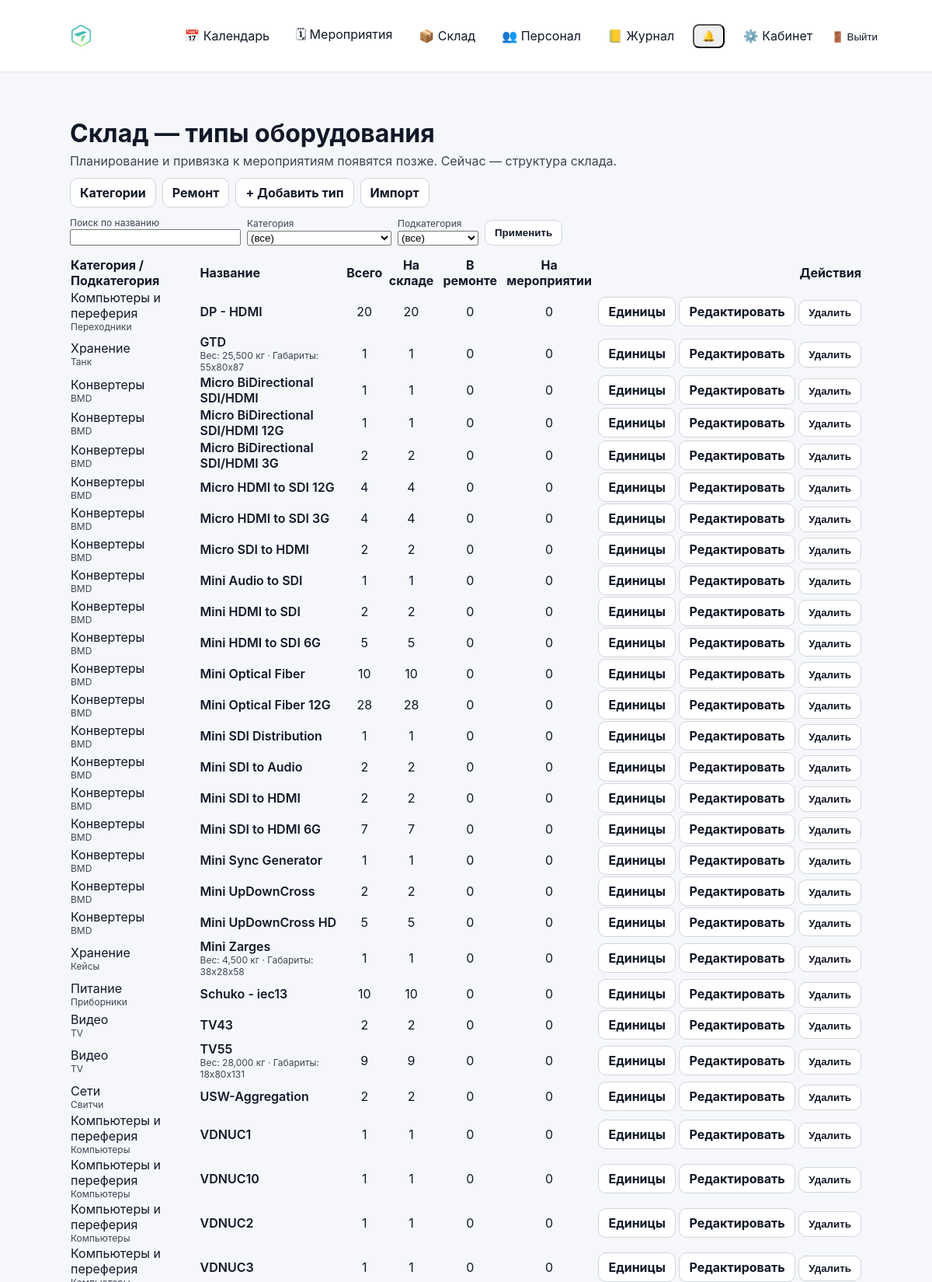
The page /warehouse/ (signed in, upper part) on the database its author committed.
### inventory/models.py (models this page shows, shortened)
class StockEquipmentType(models.Model):
    name = models.CharField(max_length=255)
    category = models.ForeignKey(StockCategory, on_delete=models.PROTECT)
    subcategory = models.ForeignKey(
        StockSubcategory,
        on_delete=models.PROTECT,
        null=True,
        blank=True
    )
    power_w = models.PositiveIntegerField(
        null=True,
        blank=True,
        verbose_name="Потребляемая мощность (Вт)"
    )
    dimensions_mm = models.CharField(
        max_length=100,
        null=True,
        blank=True,
        verbose_name="Габариты (мм)"
    )
    weight_kg = models.DecimalField(
        max_digits=6,
        decimal_places=2,
        null=True,
        blank=True,
        verbose_name="Вес (кг)"
    )
    name = models.CharField(max_length=200)
    description = models.TextField(blank=True)
    weight_kg = models.DecimalField(max_digits=8, decimal_places=3, null=True, blank=True)
    width_mm = models.PositiveIntegerField(null=True, blank=True)
    height_mm = models.PositiveIntegerField(null=True, blank=True)
    depth_mm = models.PositiveIntegerField(null=True, blank=True)
    power_watt = models.PositiveIntegerField(null=True, blank=True)
    is_active = models.BooleanField(default=True)
    created_at = models.DateTimeField(auto_now_add=True)
    class Meta:
        verbose_name = "Тип оборудования склада"
        verbose_name_plural = "Типы оборудования склада"
        unique_together = ("category", "subcategory", "name")
        ordering = ["category__name", "subcategory__name", "name", "id"]

class StockCategory(models.Model):
    name = models.CharField(max_length=100, unique=True)
    class Meta:
        verbose_name = "Категория склада"
        verbose_name_plural = "Категории склада"
        ordering = ["name", "id"]

class StockSubcategory(models.Model):
    category = models.ForeignKey(StockCategory, on_delete=models.PROTECT, related_name="subcategories")
    name = models.CharField(max_length=100)
    class Meta:
        verbose_name = "Подкатегория склада"
        verbose_name_plural = "Подкатегории склада"
        unique_together = ("category", "name")
        ordering = ["category__name", "name", "id"]

### inventory/warehouse_types_views.py (the view)
# urls.py: path("warehouse/", warehouse_types_views.stock_type_list_view, name="stock_type_list"),
@login_required
def stock_type_list_view(request):
    if not can_view_stock(request.user):
        return _forbidden()
    category_id = request.GET.get("category") or ""
    subcategory_id = request.GET.get("subcategory") or ""
    q = (request.GET.get("q") or "").strip()
    types = StockEquipmentType.objects.select_related("category", "subcategory").all()
    if category_id.isdigit():
        types = types.filter(category_id=int(category_id))
    if subcategory_id.isdigit():
        types = types.filter(subcategory_id=int(subcategory_id))
    if q:
        types = types.filter(name__icontains=q)
    item_counts = (
        StockEquipmentItem.objects
        .values("equipment_type_id")
        .annotate(
            total=Count("id"),
            on_stock=Count("id", filter=Q(status=StockEquipmentItem.STATUS_STORAGE)),
            in_repair=Count("id", filter=Q(status=StockEquipmentItem.STATUS_REPAIR)),
            on_event=Count("id", filter=Q(status=StockEquipmentItem.STATUS_EVENT)),
        )
    )
    counts_map = {row["equipment_type_id"]: row for row in item_counts}
    categories = StockCategory.objects.all().order_by("name")
    subcategories = StockSubcategory.objects.all().order_by("name")
    if category_id.isdigit():
        subcategories = subcategories.filter(category_id=int(category_id))
    return render(
        request,
        "inventory/warehouse/types_list.html",
        {
            "types": types.order_by("name"),
            "categories": categories,
            "subcategories": subcategories,
            "category_id": category_id,
            "subcategory_id": subcategory_id,
            "q": q,
            "counts_map": counts_map,
            "can_manage": _can_manage(request.user),
        },
    )

### accounts/context_processors.py (called while the page is built)
def authz_flags(request):
    user = getattr(request, "user", None)
    return {
        "can_manage_staff": can_manage_staff(user),
        "can_edit_event_card": can_edit_event_card(user),
        "can_edit_event_equipment": can_edit_event_equipment(user),
        "can_edit_inventory": can_edit_inventory(user),
        "can_view_stock": can_view_stock(user),
    }

### accounts/permissions.py (called while the page is built)
def _ok(user) -> bool:
    return bool(user and user.is_authenticated)

def is_super(user) -> bool:
    return bool(_ok(user) and getattr(user, "is_superuser", False))

def can_manage_staff(user) -> bool:
    return is_super(user) or (_ok(user) and user.has_perm("accounts.manage_staff"))

def can_edit_inventory(user) -> bool:
    return is_super(user) or (_ok(user) and user.has_perm("inventory.manage_inventory"))

def can_view_stock(user) -> bool:
    return is_super(user) or (_ok(user) and (user.has_perm("inventory.manage_inventory") or user.has_perm("events.edit_event_card")))

def can_edit_event_card(user) -> bool:
    return is_super(user) or (_ok(user) and user.has_perm("events.edit_event_card"))

def can_edit_event_equipment(user) -> bool:
    return is_super(user) or (_ok(user) and user.has_perm("events.edit_event_equipment"))

### inventory/templatetags/inventory_extras.py (called while the page is built, shortened)
@register.filter(name="get_item")
def get_item(mapping, key):
    if mapping is None:
        return None
    try:
        return mapping.get(key)
    except Exception:
        pass

### inventory/warehouse_types_views.py (called while the page is built)
def _can_manage(user) -> bool:
    return can_edit_inventory(user)

### inventory/templates/inventory/warehouse/types_list.html (shortened to what this page needs)
{% extends 'base.html' %}
{% load static %}
{% load inventory_extras %}
{% block content %}
<div class="container" style="max-width: 1200px;">
  <h1 style="margin-bottom:6px;">Склад — типы оборудования</h1>
  <div style="opacity:.8; margin-bottom:12px;">Планирование и привязка к мероприятиям появятся позже. Сейчас — структура склада.</div>
  <div style="display:flex; gap:8px; flex-wrap:wrap; align-items:center; margin-bottom:12px;">
    <a class="btn" href="/warehouse/categories/">Категории</a>
    <a class="btn" href="/warehouse/repairs/">Ремонт</a>
    {% if can_manage %}
      <a class="btn" href="{% url 'stock_type_add' %}">+ Добавить тип</a>
    {% endif %}
    <a class="btn btn-light" href="{% url 'stock_import' %}">Импорт</a>
  </div>
  <form method="get" action="" style="display:flex; gap:8px; flex-wrap:wrap; align-items:end; margin-bottom:14px;">
    <div>
      <label for="q" style="display:block; font-size:12px; opacity:.8;">Поиск по названию</label>
      <input id="q" name="q" type="text" value="{{ q|default:'' }}" style="min-width:220px;">
    </div>
    <div>
      <label for="category" style="display:block; font-size:12px; opacity:.8;">Категория</label>
      <select id="category" name="category">
        <option value="">(все)</option>
      </select>
    </div>
    <div>
      <label for="subcategory" style="display:block; font-size:12px; opacity:.8;">Подкатегория</label>
      <select id="subcategory" name="subcategory">
        <option value="">(все)</option>
      </select>
    </div>
    <button class="btn" type="submit">Применить</button>
  </form>
  <table class="table" style="width:100%; border-collapse:collapse;">
    <thead>
      <tr>
        <th style="text-align:left;">Категория / Подкатегория</th>
        <th style="text-align:left;">Название</th>
        <th style="text-align:center;">Всего</th>
        <th style="text-align:center;">На складе</th>
        <th style="text-align:center;">В ремонте</th>
        <th style="text-align:center;">На мероприятии</th>
        <th style="text-align:right;">Действия</th>
      </tr>
    </thead>
    <tbody>
      {% for t in types %}
        {% with cnt=counts_map|get_item:t.id %}
        <tr>
          <td>
            <div>{{ t.category.name }}</div>
            <div style="opacity:.8; font-size:12px;">{% if t.subcategory %}{{ t.subcategory.name }}{% else %}—{% endif %}</div>
          </td>
          <td>
            <div style="font-weight:600;">{{ t.name }}</div>
            <div style="opacity:.8; font-size:12px;">
              {% if t.weight_kg %}Вес: {{ t.weight_kg }} кг{% endif %}
              {% if t.dimensions_mm %}{% if t.weight_kg %} · {% endif %}Габариты: {{ t.dimensions_mm }}{% endif %}
            </div>
          </td>
          <td style="text-align:center;">{{ cnt.total|default:0 }}</td>
          <td style="text-align:center;">{{ cnt.on_stock|default:0 }}</td>
          <td style="text-align:center;">{{ cnt.in_repair|default:0 }}</td>
          <td style="text-align:center;">{{ cnt.on_event|default:0 }}</td>
          <td style="text-align:right; white-space:nowrap;">
            <a class="btn btn-sm" href="{% url 'stock_items_list' type_id=t.id %}">Единицы</a>
            {% if can_manage %}
              <a class="btn btn-sm" href="{% url 'stock_type_edit' t.id %}">Редактировать</a>
              <form method="post" action="{% url 'stock_type_delete' t.id %}" style="display:inline;">
                <button class="btn btn-sm" type="submit" onclick="return confirm('Удалить тип «{{ t.name }}»?')">Удалить</button>
              </form>
            {% endif %}
          </td>
        </tr>
        {% endwith %}
      {% empty %}
        <tr>
          <td colspan="7" style="opacity:.8; padding:12px;">Пока нет типов оборудования.</td>
        </tr>
      {% endfor %}
    </tbody>
  </table>
</div>
{% endblock %}

### static/css/base.css (style rules this page uses)
* { box-sizing: border-box; }
html, body { height: 100%; }
body { margin: 0; font-family: -apple-system, BlinkMacSystemFont, "Segoe UI", Roboto, Arial, sans-serif; background: #f5f7fb; color: #111827; }
a { color: inherit; text-decoration: none; }
.container { max-width: 1100px; margin: 0 auto; padding: 20px; }
.btn { display: inline-flex; align-items: center; gap: 8px; padding: 8px 12px; border-radius: 10px; border: 1px solid #d1d5db; background: #ffffff; color: #111827; font-weight: 700; cursor: pointer; text-decoration: none; transition: transform 160ms ease, box-shadow 160ms ease, background 160ms ease, border-color 160ms ease; }

### rows shown on the page
StockEquipmentType: category.name "Компьютеры и переферия", subcategory.name "Переходники", name "DP - HDMI", total "20", on_stock "20", in_repair "0", on_event "0"
StockEquipmentType: category.name "Хранение", subcategory.name "Танк", name "GTD", weight_kg "25,500", dimensions_mm "55x80x87", total "1", on_stock "1", in_repair "0", on_event "0"
StockEquipmentType: category.name "Конвертеры", subcategory.name "BMD", name "Micro BiDirectional SDI/HDMI", total "1", on_stock "1", in_repair "0", on_event "0"
StockEquipmentType: category.name "Конвертеры", subcategory.name "BMD", name "Micro BiDirectional SDI/HDMI 12G", total "1", on_stock "1", in_repair "0", on_event "0"
StockEquipmentType: category.name "Конвертеры", subcategory.name "BMD", name "Micro BiDirectional SDI/HDMI 3G", total "2", on_stock "2", in_repair "0", on_event "0"
StockEquipmentType: category.name "Конвертеры", subcategory.name "BMD", name "Micro HDMI to SDI 12G", total "4", on_stock "4", in_repair "0", on_event "0"
StockEquipmentType: category.name "Конвертеры", subcategory.name "BMD", name "Micro HDMI to SDI 3G", total "4", on_stock "4", in_repair "0", on_event "0"
StockEquipmentType: category.name "Конвертеры", subcategory.name "BMD", name "Micro SDI to HDMI", total "2", on_stock "2", in_repair "0", on_event "0"
StockEquipmentType: category.name "Конвертеры", subcategory.name "BMD", name "Mini Audio to SDI", total "1", on_stock "1", in_repair "0", on_event "0"
StockEquipmentType: category.name "Конвертеры", subcategory.name "BMD", name "Mini HDMI to SDI", total "2", on_stock "2", in_repair "0", on_event "0"
StockEquipmentType: category.name "Конвертеры", subcategory.name "BMD", name "Mini HDMI to SDI 6G", total "5", on_stock "5", in_repair "0", on_event "0"
StockEquipmentType: category.name "Конвертеры", subcategory.name "BMD", name "Mini Optical Fiber", total "10", on_stock "10", in_repair "0", on_event "0"
StockEquipmentType: category.name "Конвертеры", subcategory.name "BMD", name "Mini Optical Fiber 12G", total "28", on_stock "28", in_repair "0", on_event "0"
StockEquipmentType: category.name "Конвертеры", subcategory.name "BMD", name "Mini SDI Distribution", total "1", on_stock "1", in_repair "0", on_event "0"
StockEquipmentType: category.name "Конвертеры", subcategory.name "BMD", name "Mini SDI to Audio", total "2", on_stock "2", in_repair "0", on_event "0"
StockEquipmentType: category.name "Конвертеры", subcategory.name "BMD", name "Mini SDI to HDMI", total "2", on_stock "2", in_repair "0", on_event "0"
StockEquipmentType: category.name "Конвертеры", subcategory.name "BMD", name "Mini SDI to HDMI 6G", total "7", on_stock "7", in_repair "0", on_event "0"
StockEquipmentType: category.name "Конвертеры", subcategory.name "BMD", name "Mini Sync Generator", total "1", on_stock "1", in_repair "0", on_event "0"
StockEquipmentType: category.name "Конвертеры", subcategory.name "BMD", name "Mini UpDownCross", total "2", on_stock "2", in_repair "0", on_event "0"
StockEquipmentType: category.name "Конвертеры", subcategory.name "BMD", name "Mini UpDownCross HD", total "5", on_stock "5", in_repair "0", on_event "0"
StockEquipmentType: category.name "Хранение", subcategory.name "Кейсы", name "Mini Zarges", weight_kg "4,500", dimensions_mm "38x28x58", total "1", on_stock "1", in_repair "0", on_event "0"
StockEquipmentType: category.name "Питание", subcategory.name "Приборники", name "Schuko - iec13", total "10", on_stock "10", in_repair "0", on_event "0"
StockEquipmentType: category.name "Видео", subcategory.name "TV", name "TV43", total "2", on_stock "2", in_repair "0", on_event "0"
StockEquipmentType: category.name "Видео", subcategory.name "TV", name "TV55", weight_kg "28,000", dimensions_mm "18x80x131", total "9", on_stock "9", in_repair "0", on_event "0"
StockEquipmentType: category.name "Сети", subcategory.name "Свитчи", name "USW-Aggregation", total "2", on_stock "2", in_repair "0", on_event "0"
StockEquipmentType: category.name "Компьютеры и переферия", subcategory.name "Компьютеры", name "VDNUC1", total "1", on_stock "1", in_repair "0", on_event "0"
StockEquipmentType: category.name "Компьютеры и переферия", subcategory.name "Компьютеры", name "VDNUC10", total "1", on_stock "1", in_repair "0", on_event "0"
StockEquipmentType: category.name "Компьютеры и переферия", subcategory.name "Компьютеры", name "VDNUC2", total "1", on_stock "1", in_repair "0", on_event "0"
StockEquipmentType: category.name "Компьютеры и переферия", name "VDNUC3", total "1", on_stock "1", in_repair "0", on_event "0"
